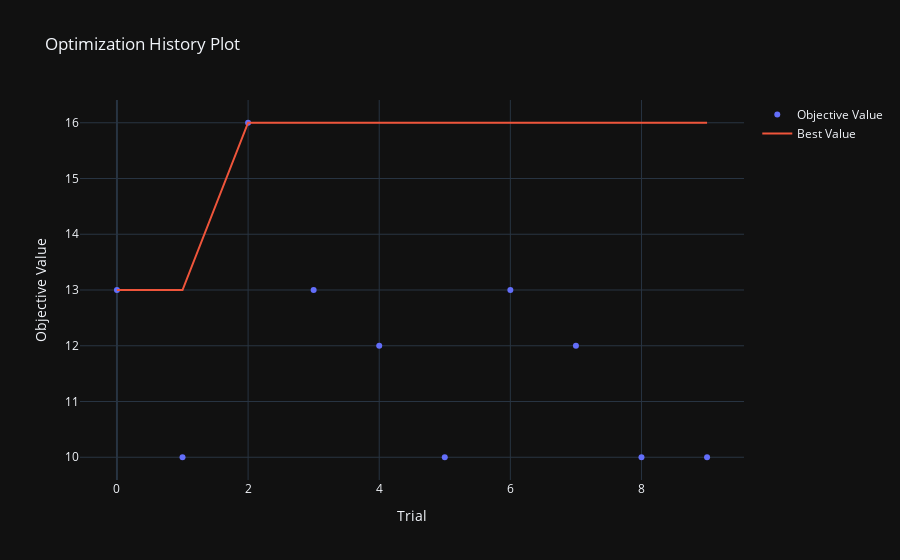

Notebook code cell kept with this figure:
### Code cell
vis.plot_optimization_history(study)

### Figure 1 — Plotly figure (JSON) as saved in the notebook; plotly's stock layout.template omitted (floating-point values rounded to 4 significant figures)
{"data": [{"mode": "markers", "name": "Objective Value", "x": [0, 1, 2, 3, 4, 5, 6, 7, 8, 9], "y": [13.0, 10.0, 16.0, 13.0, 12.0, 10.0, 13.0, 12.0, 10.0, 10.0], "type": "scatter"}, {"mode": "lines", "name": "Best Value", "x": [0, 1, 2, 3, 4, 5, 6, 7, 8, 9], "y": [13.0, 13.0, 16.0, 16.0, 16.0, 16.0, 16.0, 16.0, 16.0, 16.0], "type": "scatter"}, {"marker": {"color": "#cccccc"}, "mode": "markers", "name": "Infeasible Trial", "showlegend": false, "x": [], "y": [], "type": "scatter"}], "layout": {"title": {"text": "Optimization History Plot"}, "xaxis": {"title": {"text": "Trial"}}, "yaxis": {"title": {"text": "Objective Value"}}}}
